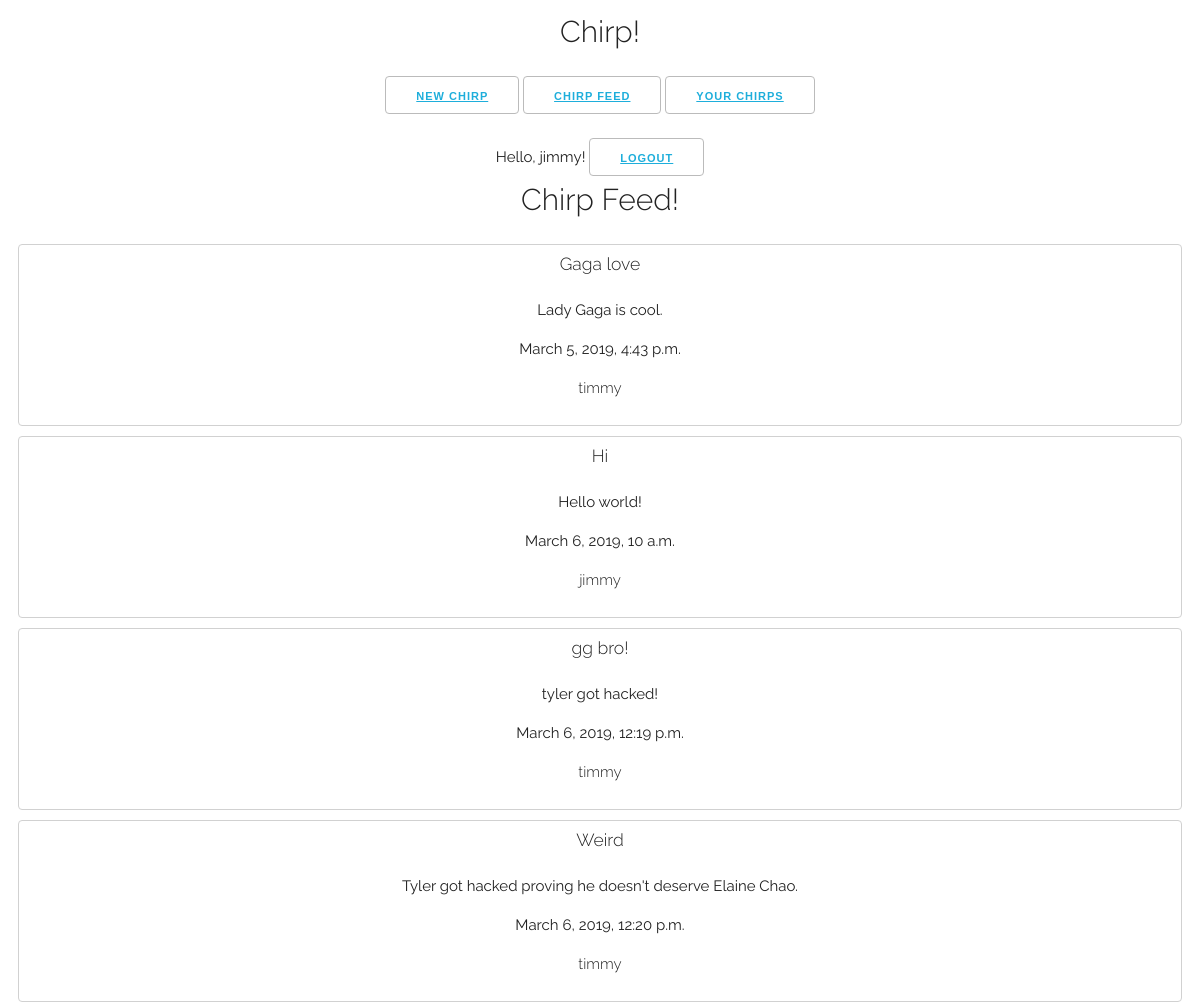
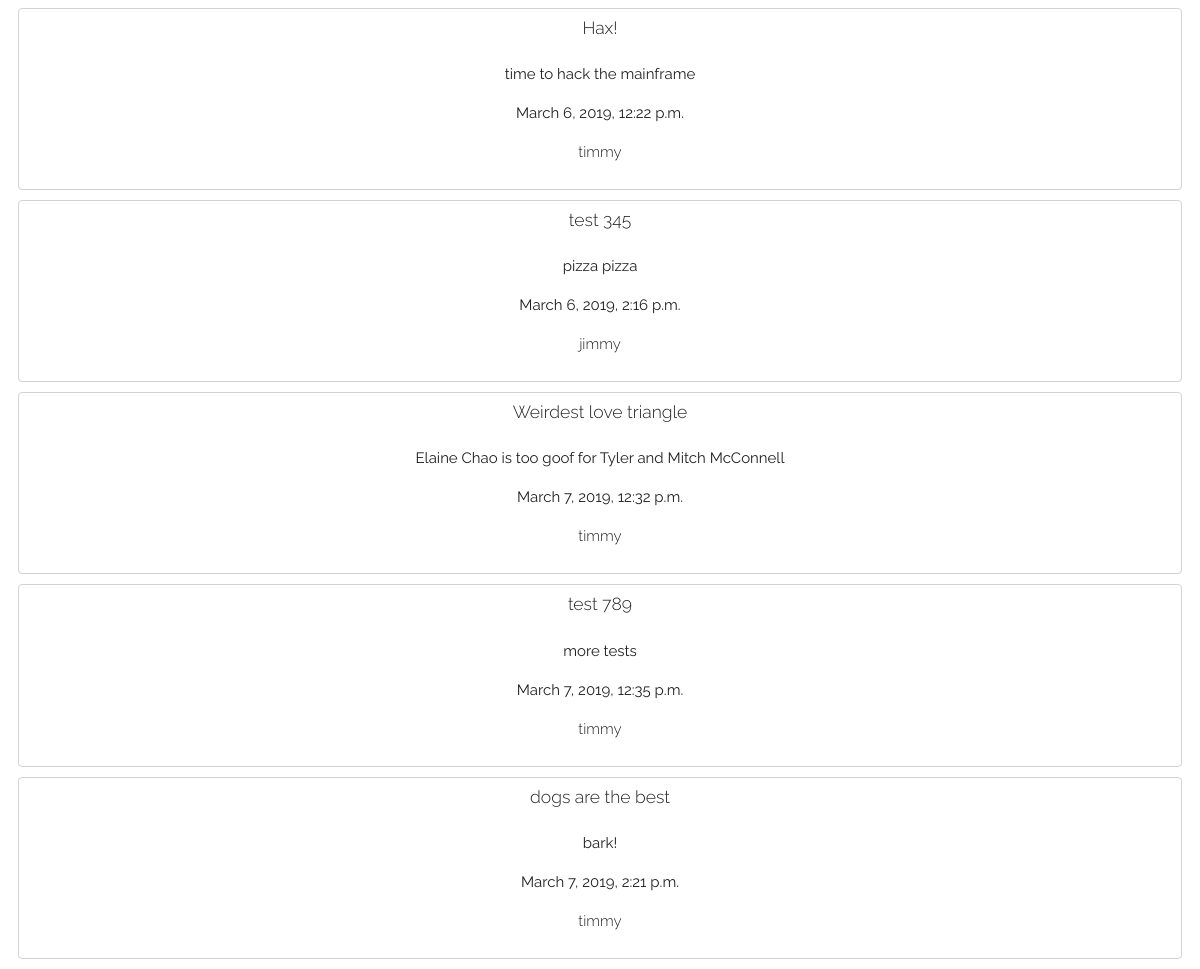
/chirp_posts_app/ (signed in), run on the app's committed database (2 pictures, top to bottom).
### chirp_posts_app/models.py (models this page shows, shortened)
class Post(models.Model):
    author = models.CharField(null=True, blank=True, max_length=50)
    chirp_author = models.ForeignKey('auth.user', on_delete=models.CASCADE)
    chirp_title = models.CharField(null=True, blank=True, max_length=50)
    chirp_text = models.CharField(max_length=256)
    date_posted = models.DateTimeField(auto_now_add=True)
    date_edited = models.DateTimeField(auto_now=True)

### chirp_posts_app/views.py (the view)
# urls.py: path('', views.ChirpListView.as_view(), name='homepage'),
class ChirpListView(ListView):
	model = Post
	template_name = 'chirp_posts_app/homepage.html'

### chirp_posts_app/templates/chirp_posts_app/homepage.html (shortened to what this page needs)
{% extends 'chirp_posts_app/base.html' %}
{% block content %}
{% if user.is_authenticated %}
	<br>
	Hello, {{ user.username }}!
	<button><a href="{% url 'logout' %}">Logout</a></button>
	<h1>Chirp Feed!</h1>
	{% for item in object_list %}
		<div class="chirp-post">
			<h3>{{ item.chirp_title }}</h3>
			<p>{{ item.chirp_text }}</p>
			<p>{{ item.date_posted }}</p>
			<h4>{{ item.author }}</h4>
		</div>
	{% endfor %}
{% endif %}
{% endblock %}

### chirp_posts_app/static/chirp_posts_app/styles.css (style rules this page uses)
html { font-size: 62.5%; }
body { font-size: 1.5em; line-height: 1.6; font-weight: 400; font-family: "Raleway", sans-serif; color: #222; text-align: center; }
h1, h2, h3, h4, h5, h6 { margin-top: 0; margin-bottom: 2rem; font-weight: 300; }
button { display: inline-block; height: 38px; padding: 0 30px; color: #555; text-align: center; font-size: 11px; font-weight: 600; line-height: 38px; letter-spacing: .1rem; text-transform: uppercase; text-decoration: none; white-space: nowrap; background-color: transparent; border-radius: 4px; border: 1px solid #bbb; cursor: pointer; }
a { color: #1EAEDB; }
div.chirp-post { border: 1px solid #D1D1D1; margin: 10px; padding: 5px; border-radius: 4px; width: auto; }

### data on the page
Post: chirp_title "Gaga love", chirp_text "Lady Gaga is cool.", date_posted "March 5, 2019, 4:43 p.m.", author "timmy"
Post: chirp_title "Hi", chirp_text "Hello world!", date_posted "March 6, 2019, 10 a.m.", author "jimmy"
Post: chirp_title "gg bro!", chirp_text "tyler got hacked!", date_posted "March 6, 2019, 12:19 p.m.", author "timmy"
Post: chirp_title "Weird", chirp_text "Tyler got hacked proving he doesn't deserve Elaine Chao.", date_posted "March 6, 2019, 12:20 p.m.", author "timmy"
Post: chirp_title "Hax!", chirp_text "time to hack the mainframe", date_posted "March 6, 2019, 12:22 p.m.", author "timmy"
Post: chirp_title "test 345", chirp_text "pizza pizza", date_posted "March 6, 2019, 2:16 p.m.", author "jimmy"
Post: chirp_title "Weirdest love triangle", chirp_text "Elaine Chao is too goof for Tyler and Mitch McConnell", date_posted "March 7, 2019, 12:32 p.m.", author "timmy"
Post: chirp_title "test 789", chirp_text "more tests", date_posted "March 7, 2019, 12:35 p.m.", author "timmy"
Post: chirp_title "dogs are the best", chirp_text "bark!", date_posted "March 7, 2019, 2:21 p.m.", author "timmy"

### other printed values
{{ user.username }} "jimmy"
